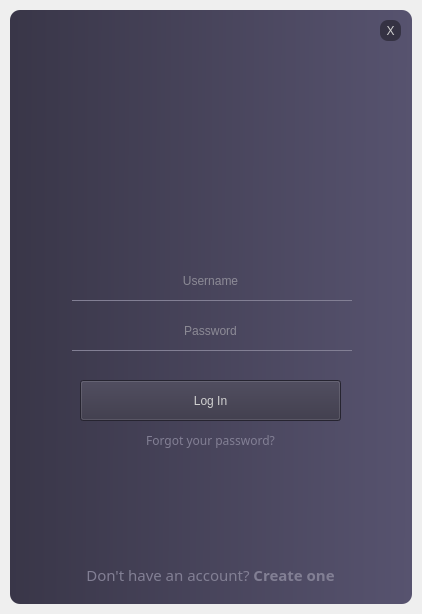
<?xml version="1.0" encoding="UTF-8"?>
<ui version="4.0">
 <class>Login_Menu</class>
 <widget class="QMainWindow" name="Login_Menu">
  <property name="geometry">
   <rect>
    <x>0</x>
    <y>0</y>
    <width>422</width>
    <height>614</height>
   </rect>
  </property>
  <property name="minimumSize">
   <size>
    <width>422</width>
    <height>614</height>
   </size>
  </property>
  <property name="maximumSize">
   <size>
    <width>422</width>
    <height>614</height>
   </size>
  </property>
  <property name="windowTitle">
   <string>MainWindow</string>
  </property>
  <widget class="QWidget" name="centralwidget">
   <layout class="QVBoxLayout" name="verticalLayout">
    <property name="spacing">
     <number>0</number>
    </property>
    <property name="leftMargin">
     <number>10</number>
    </property>
    <property name="topMargin">
     <number>10</number>
    </property>
    <property name="rightMargin">
     <number>10</number>
    </property>
    <property name="bottomMargin">
     <number>10</number>
    </property>
    <item>
     <widget class="QFrame" name="dropShadowFrame">
      <property name="styleSheet">
       <string notr="true">QFrame {	
	
	background-color: qlineargradient(spread:pad, x1:1, y1:0.534318, x2:0, y2:0.528045, stop:0 rgba(87, 83, 111, 255), stop:1 rgba(57, 54, 72, 255));
	color: rgb(220, 220, 220);
	border-radius: 10px;
}</string>
      </property>
      <property name="frameShape">
       <enum>QFrame::StyledPanel</enum>
      </property>
      <property name="frameShadow">
       <enum>QFrame::Raised</enum>
      </property>
      <widget class="QLabel" name="text_donthaveaccount">
       <property name="geometry">
        <rect>
         <x>0</x>
         <y>550</y>
         <width>401</width>
         <height>31</height>
        </rect>
       </property>
       <property name="font">
        <font>
         <family>Segoe UI Light</family>
         <pointsize>5</pointsize>
         <weight>3</weight>
         <italic>false</italic>
         <bold>false</bold>
        </font>
       </property>
       <property name="styleSheet">
        <string notr="true">color: rgb(130, 127, 148);
background-color: rgba(255, 255, 255, 0);
font: 25 5pt &quot;Segoe UI Light&quot;;</string>
       </property>
       <property name="text">
        <string>&lt;html&gt;&lt;head/&gt;&lt;body&gt;&lt;p&gt;&lt;span style=&quot; font-size:11pt;&quot;&gt;Don't have an account? &lt;/span&gt;&lt;span style=&quot; font-size:11pt; font-weight:600;&quot;&gt;Create one&lt;/span&gt;&lt;/p&gt;&lt;/body&gt;&lt;/html&gt;</string>
       </property>
       <property name="alignment">
        <set>Qt::AlignCenter</set>
       </property>
      </widget>
      <widget class="QPushButton" name="button_login">
       <property name="enabled">
        <bool>true</bool>
       </property>
       <property name="geometry">
        <rect>
         <x>70</x>
         <y>370</y>
         <width>261</width>
         <height>41</height>
        </rect>
       </property>
       <property name="cursor">
        <cursorShape>ArrowCursor</cursorShape>
       </property>
       <property name="mouseTracking">
        <bool>false</bool>
       </property>
       <property name="toolTip">
        <string>&lt;html&gt;&lt;head/&gt;&lt;body&gt;&lt;p&gt;&lt;span style=&quot; font-size:36pt; font-weight:600;&quot;&gt;LOGIN SYSTEM&lt;/span&gt;&lt;/p&gt;&lt;/body&gt;&lt;/html&gt;</string>
       </property>
       <property name="layoutDirection">
        <enum>Qt::LeftToRight</enum>
       </property>
       <property name="autoFillBackground">
        <bool>false</bool>
       </property>
       <property name="styleSheet">
        <string notr="true">QPushButton {
   background-color: rgb(53, 50, 67);
   color: rgb(208, 208, 208);
   font: 12pt &quot;Segoe UI&quot;;

}

QPushButton:hover {
	
	
	background-color: rgb(55, 52, 70);

}</string>
       </property>
       <property name="text">
        <string>Log In</string>
       </property>
       <property name="checkable">
        <bool>false</bool>
       </property>
       <property name="autoRepeat">
        <bool>false</bool>
       </property>
       <property name="autoExclusive">
        <bool>false</bool>
       </property>
       <property name="autoDefault">
        <bool>true</bool>
       </property>
       <property name="default">
        <bool>false</bool>
       </property>
       <property name="flat">
        <bool>false</bool>
       </property>
      </widget>
      <widget class="QLineEdit" name="text_password">
       <property name="enabled">
        <bool>true</bool>
       </property>
       <property name="geometry">
        <rect>
         <x>90</x>
         <y>310</y>
         <width>221</width>
         <height>21</height>
        </rect>
       </property>
       <property name="acceptDrops">
        <bool>true</bool>
       </property>
       <property name="autoFillBackground">
        <bool>false</bool>
       </property>
       <property name="styleSheet">
        <string notr="true">background-color: rgba(0, 0, 0, 0);
color: rgb(208, 208, 208);
font: 25 12pt &quot;Segoe UI Light&quot;;</string>
       </property>
       <property name="inputMethodHints">
        <set>Qt::ImhHiddenText|Qt::ImhNoAutoUppercase|Qt::ImhNoPredictiveText|Qt::ImhSensitiveData</set>
       </property>
       <property name="inputMask">
        <string/>
       </property>
       <property name="text">
        <string/>
       </property>
       <property name="frame">
        <bool>false</bool>
       </property>
       <property name="echoMode">
        <enum>QLineEdit::Password</enum>
       </property>
       <property name="alignment">
        <set>Qt::AlignCenter</set>
       </property>
       <property name="dragEnabled">
        <bool>false</bool>
       </property>
       <property name="readOnly">
        <bool>false</bool>
       </property>
       <property name="placeholderText">
        <string>Password</string>
       </property>
       <property name="clearButtonEnabled">
        <bool>true</bool>
       </property>
      </widget>
      <widget class="QLabel" name="text_forgot">
       <property name="geometry">
        <rect>
         <x>0</x>
         <y>420</y>
         <width>401</width>
         <height>21</height>
        </rect>
       </property>
       <property name="font">
        <font>
         <family>Segoe UI Light</family>
         <pointsize>5</pointsize>
         <weight>3</weight>
         <italic>false</italic>
         <bold>false</bold>
        </font>
       </property>
       <property name="whatsThis">
        <string>&lt;html&gt;&lt;head/&gt;&lt;body&gt;&lt;p&gt;Forgot your &lt;span style=&quot; font-weight:600;&quot;&gt;password?&lt;/span&gt;&lt;/p&gt;&lt;/body&gt;&lt;/html&gt;</string>
       </property>
       <property name="styleSheet">
        <string notr="true">
color: rgb(130, 127, 148);
background-color: rgba(255, 255, 255, 0);
font: 25 5pt &quot;Segoe UI Light&quot;;</string>
       </property>
       <property name="text">
        <string>&lt;html&gt;&lt;head/&gt;&lt;body&gt;&lt;p&gt;&lt;span style=&quot; font-size:9pt; font-weight:400;&quot;&gt;Forgot your password?&lt;/span&gt;&lt;/p&gt;&lt;/body&gt;&lt;/html&gt;</string>
       </property>
       <property name="alignment">
        <set>Qt::AlignCenter</set>
       </property>
      </widget>
      <widget class="Line" name="line_password">
       <property name="geometry">
        <rect>
         <x>62</x>
         <y>340</y>
         <width>280</width>
         <height>1</height>
        </rect>
       </property>
       <property name="layoutDirection">
        <enum>Qt::LeftToRight</enum>
       </property>
       <property name="styleSheet">
        <string notr="true">background-color: rgb(130, 127, 148);</string>
       </property>
       <property name="frameShadow">
        <enum>QFrame::Raised</enum>
       </property>
       <property name="orientation">
        <enum>Qt::Horizontal</enum>
       </property>
      </widget>
      <widget class="Line" name="line_username">
       <property name="geometry">
        <rect>
         <x>62</x>
         <y>290</y>
         <width>280</width>
         <height>1</height>
        </rect>
       </property>
       <property name="layoutDirection">
        <enum>Qt::LeftToRight</enum>
       </property>
       <property name="styleSheet">
        <string notr="true">background-color: rgb(130, 127, 148);</string>
       </property>
       <property name="frameShadow">
        <enum>QFrame::Raised</enum>
       </property>
       <property name="orientation">
        <enum>Qt::Horizontal</enum>
       </property>
      </widget>
      <widget class="QLineEdit" name="text_username">
       <property name="enabled">
        <bool>true</bool>
       </property>
       <property name="geometry">
        <rect>
         <x>90</x>
         <y>260</y>
         <width>221</width>
         <height>21</height>
        </rect>
       </property>
       <property name="acceptDrops">
        <bool>true</bool>
       </property>
       <property name="autoFillBackground">
        <bool>false</bool>
       </property>
       <property name="styleSheet">
        <string notr="true">background-color: rgba(0, 0, 0, 0);
color: rgb(208, 208, 208);
font: 25 12pt &quot;Segoe UI Light&quot;;</string>
       </property>
       <property name="inputMethodHints">
        <set>Qt::ImhNone</set>
       </property>
       <property name="inputMask">
        <string/>
       </property>
       <property name="text">
        <string/>
       </property>
       <property name="frame">
        <bool>false</bool>
       </property>
       <property name="echoMode">
        <enum>QLineEdit::Normal</enum>
       </property>
       <property name="alignment">
        <set>Qt::AlignCenter</set>
       </property>
       <property name="dragEnabled">
        <bool>false</bool>
       </property>
       <property name="readOnly">
        <bool>false</bool>
       </property>
       <property name="placeholderText">
        <string>Username</string>
       </property>
       <property name="clearButtonEnabled">
        <bool>false</bool>
       </property>
      </widget>
      <widget class="QWidget" name="horizontalLayoutWidget">
       <property name="geometry">
        <rect>
         <x>0</x>
         <y>40</y>
         <width>401</width>
         <height>161</height>
        </rect>
       </property>
       <layout class="QHBoxLayout" name="horizontalLayout">
        <item>
         <widget class="QLabel" name="img_Logo">
          <property name="layoutDirection">
           <enum>Qt::LeftToRight</enum>
          </property>
          <property name="styleSheet">
           <string notr="true">image: url(:/Logo/img/Logo.png);
background-color: rgba(255, 255, 255, 0);</string>
          </property>
          <property name="text">
           <string/>
          </property>
          <property name="alignment">
           <set>Qt::AlignCenter</set>
          </property>
         </widget>
        </item>
       </layout>
      </widget>
      <widget class="QLabel" name="icon_user">
       <property name="geometry">
        <rect>
         <x>40</x>
         <y>260</y>
         <width>61</width>
         <height>21</height>
        </rect>
       </property>
       <property name="styleSheet">
        <string notr="true">image: url(:/User/img/user.png);
background-color: rgba(255, 255, 255, 0);</string>
       </property>
       <property name="text">
        <string/>
       </property>
      </widget>
      <widget class="QLabel" name="icon_lock">
       <property name="geometry">
        <rect>
         <x>40</x>
         <y>310</y>
         <width>61</width>
         <height>21</height>
        </rect>
       </property>
       <property name="styleSheet">
        <string notr="true">image: url(:/Lock/img/lock.png);
background-color: rgba(255, 255, 255, 0);</string>
       </property>
       <property name="text">
        <string/>
       </property>
      </widget>
      <widget class="QPushButton" name="button_close">
       <property name="geometry">
        <rect>
         <x>370</x>
         <y>10</y>
         <width>21</width>
         <height>21</height>
        </rect>
       </property>
       <property name="styleSheet">
        <string notr="true">QPushButton {
   border:none;
   border-radius:8px;
   background-color: rgb(53, 50, 67);
   color: rgb(208, 208, 208);
   font: 6pt &quot;Segoe UI&quot;;

}

QPushButton:hover {
	
	background-color: rgb(58, 55, 74);


}</string>
       </property>
       <property name="text">
        <string>X</string>
       </property>
      </widget>
     </widget>
    </item>
   </layout>
  </widget>
 </widget>
 <resources>
  <include location="source.qrc"/>
 </resources>
 <connections/>
</ui>
